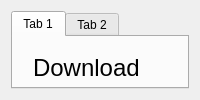
            <widget class="QWidget" name="setting_page">
             <layout class="QVBoxLayout" name="verticalLayout_26">
              <item>
               <widget class="QTabWidget" name="tabWidget">
                <property name="currentIndex">
                 <number>0</number>
                </property>
                <widget class="QWidget" name="Parameters">
                 <attribute name="title">
                  <string>Tab 1</string>
                 </attribute>
                 <widget class="QLabel" name="label_2">
                  <property name="geometry">
                   <rect>
                    <x>20</x>
                    <y>20</y>
                    <width>131</width>
                    <height>21</height>
                   </rect>
                  </property>
                  <property name="font">
                   <font>
                    <pointsize>18</pointsize>
                   </font>
                  </property>
                  <property name="text">
                   <string>Download</string>
                  </property>
                 </widget>
                 <widget class="QWidget" name="widget_2" native="true">
                  <property name="geometry">
                   <rect>
                    <x>20</x>
                    <y>50</y>
                    <width>421</width>
                    <height>121</height>
                   </rect>
                  </property>
                  <widget class="QWidget" name="layoutWidget">
                   <property name="geometry">
                    <rect>
                     <x>20</x>
                     <y>60</y>
                     <width>251</width>
                     <height>40</height>
                    </rect>
                   </property>
                   <layout class="QVBoxLayout" name="verticalLayout_28">
                    <item>
                     <widget class="QLabel" name="label_4">
                      <property name="font">
                       <font>
                        <pointsize>10</pointsize>
                       </font>
                      </property>
                      <property name="text">
                       <string>Default playlist download path</string>
                      </property>
                     </widget>
                    </item>
                    <item>
                     <layout class="QHBoxLayout" name="horizontalLayout_13">
                      <item>
                       <widget class="QLineEdit" name="playlist_dir_le">
                        <property name="text">
                         <string>./songs/playlist</string>
                        </property>
                        <property name="placeholderText">
                         <string>./</string>
                        </property>
                       </widget>
                      </item>
                      <item>
                       <widget class="QPushButton" name="playlist_path_browse">
                        <property name="cursor">
                         <cursorShape>PointingHandCursor</cursorShape>
                        </property>
                        <property name="text">
                         <string>Browse</string>
                        </property>
                       </widget>
                      </item>
                     </layout>
                    </item>
                   </layout>
                  </widget>
                  <widget class="QWidget" name="layoutWidget">
                   <property name="geometry">
                    <rect>
                     <x>20</x>
                     <y>10</y>
                     <width>251</width>
                     <height>40</height>
                    </rect>
                   </property>
                   <layout class="QVBoxLayout" name="verticalLayout_27">
                    <item>
                     <widget class="QLabel" name="label_3">
                      <property name="font">
                       <font>
                        <pointsize>10</pointsize>
                       </font>
                      </property>
                      <property name="text">
                       <string>Default track download path</string>
                      </property>
                     </widget>
                    </item>
                    <item>
                     <layout class="QHBoxLayout" name="horizontalLayout_10">
                      <item>
                       <widget class="QLineEdit" name="song_dir_le">
                        <property name="text">
                         <string>./songs</string>
                        </property>
                        <property name="placeholderText">
                         <string>./</string>
                        </property>
                       </widget>
                      </item>
                      <item>
                       <widget class="QPushButton" name="song_path_browse">
                        <property name="cursor">
                         <cursorShape>PointingHandCursor</cursorShape>
                        </property>
                        <property name="text">
                         <string>Browse</string>
                        </property>
                       </widget>
                      </item>
                     </layout>
                    </item>
                   </layout>
                  </widget>
                 </widget>
                </widget>
                <widget class="QWidget" name="tab_2">
                 <attribute name="title">
                  <string>Tab 2</string>
                 </attribute>
                </widget>
               </widget>
              </item>
             </layout>
            </widget>
